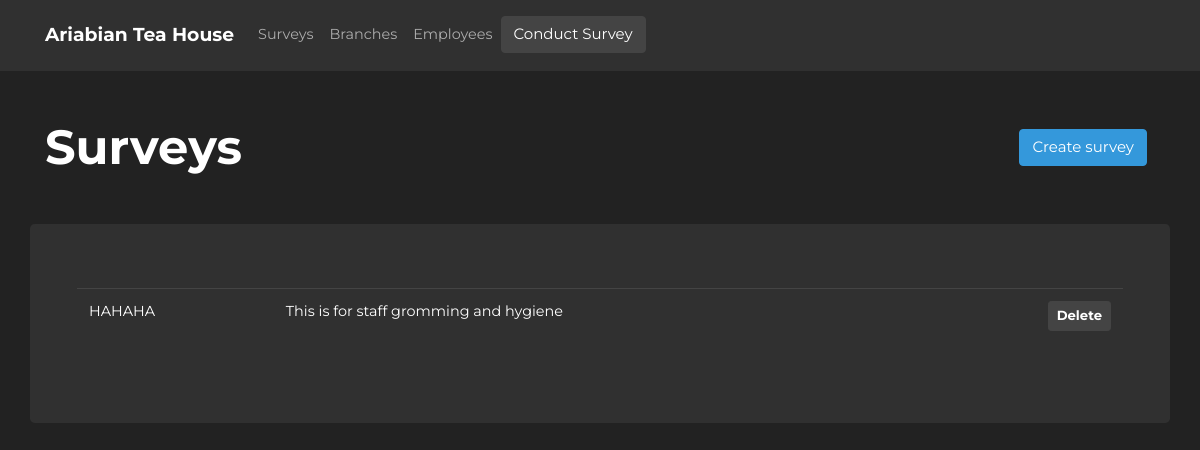
/surveys/, run on an earlier commit of the app's database.
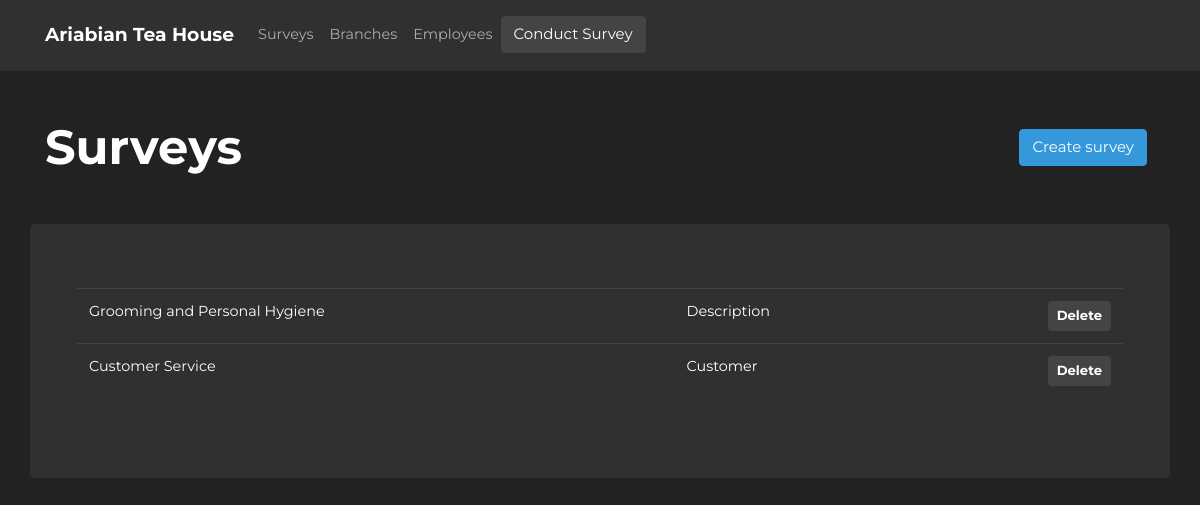
And on a later commit of the database.
### athsurveyapp/models/models.py (models this page shows, shortened)
class Survey(db.Model):
    __tablename__ = "survey"
    id = db.Column(db.Integer, primary_key=True)
    name = db.Column(db.String(255), nullable=False)
    description = db.Column(db.String(64), nullable=False)
    date_created = db.Column(db.DateTime(timezone=True), server_default=func.now())
    last_updated = db.Column(db.DateTime(timezone=True), onupdate=func.now())
    question_types = db.relationship("QuestionType", backref="survey", cascade="all, delete-orphan")

### athsurveyapp/blueprints/survey/views.py (the view)
@survey_page.route("/", methods=["GET"])
def survey_index():
    surveys = Survey.query.all()
    return render_template("surveys.html", surveys=surveys)

### athsurveyapp/blueprints/survey/templates/surveys.html (shortened to what this page needs)
{% extends 'layouts/base.html' %} {% block title %}ATH - Survey{% endblock %}  {%
block body %}
<div class="container">
  <div class="row justify-content-center align-items-center">
    <div class="col-6">
      <h1 class="m-0 font-weight-bold">Surveys</h1>
    </div>
    <div class="col-6">
      <a
        href="{{url_for('survey_page.create_survey')}}"
        class="btn btn-info float-right mr-2"
        >Create survey</a
      >
    </div>
  </div>
  <div class="row mt-5 jumbotron">
    <div class="col-12">
      {% if surveys %}
      <table class="table table-hover">
        <tbody>
          {% for survey in surveys %}
          <tr
            class="clickable-row"
            data-href="{{ survey.id }}"
            data-surveyid="{{survey.id}}"
          >
            <td>{{ survey.name }}</td>
            <td>{{ survey.description }}</td>
            <td>
              <button
                class="
                  btn btn-secondary btn-sm
                  font-weight-bold
                  float-right
                  delete-survey-modal
                "
                data-toggle="modal"
                data-target="#deleteSurveyFormModal"
              >
                Delete
              </button>
            </td>
          </tr>
          {% endfor %}
        </tbody>
      </table>
      {%else%}
      <p class="font-weight-bold text-muted text-center m-0">No surveys</p>
      {% endif %}
    </div>
  </div>
</div>
{% endblock %}

What changed in the data, as far as the page shows it:
removed Survey: name "HAHAHA", description "This is for staff gromming and hygiene"
added Survey: name "Grooming and Personal Hygiene", description "Description"
added Survey: name "Customer Service", description "Customer"
